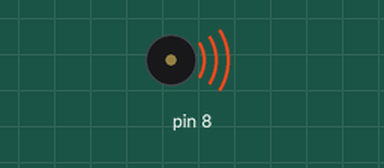
Simulated run of this sketch. Board: Arduino Uno, built with avr-gcc and run on an emulated ATmega328P. Shown: buzzer (waves = sounding).

Above: at 0.1 s.
At 0.6 s:
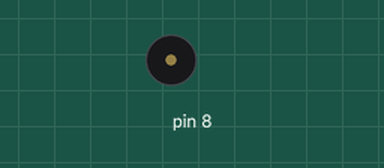
Timing chart, 0 to 2.1 s (numbered marks = the images above):
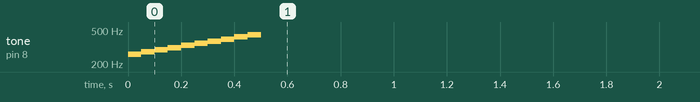

The sketch:

buzz.ino
```cpp
#include <Arduino.h>
#include <Wire.h>
#include <SoftwareSerial.h>

#include <MeMCore.h>

MeBuzzer buzzer;

int numTones = 10;
int tones[] = {261, 277, 294, 311, 330, 349, 370, 392, 415, 440};
//            mid C  C#   D    D#   E    F    F#   G    G#   A

void setup()
{
  for (int i = 0; i < numTones; i++)
  {
    buzzer.tone(tones[i], 50);
  }
  buzzer.noTone();
}

void loop() {
  // put your main code here, to run repeatedly:

}
```
